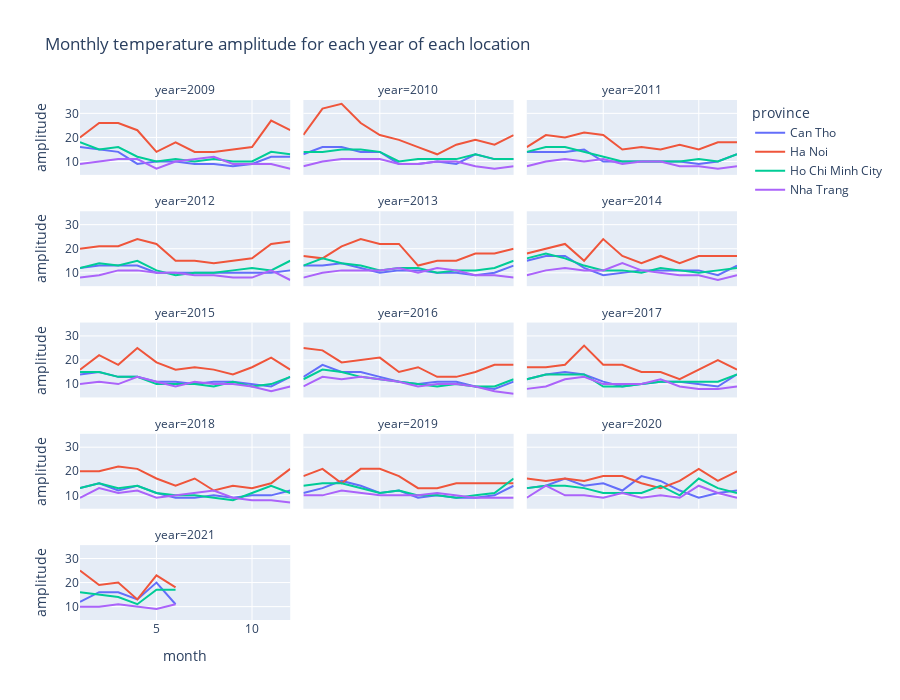

Notebook code cell kept with this figure:
### Code cell
fig = px.line(
    df_grouped[df_grouped['province'].isin(['Ha Noi', 'Ho Chi Minh City', 'Can Tho', 'Nha Trang'])],
    x='month', 
    y='amplitude',
    color='province', 
    facet_col='year', 
    facet_col_wrap=3, 
    title='Monthly temperature amplitude for each year of each location',
    height=700)

fig.show()

### Figure 1 — Plotly figure (JSON) as saved in the notebook; plotly's stock layout.template omitted (floating-point values rounded to 4 significant figures)
{"data": [{"hovertemplate": "province=Can Tho<br>year=2009<br>month=%{x}<br>amplitude=%{y}<extra></extra>", "legendgroup": "Can Tho", "line": {"color": "#636efa", "dash": "solid"}, "marker": {"symbol": "circle"}, "mode": "lines", "name": "Can Tho", "orientation": "v", "showlegend": true, "type": "scatter", "x": [1, 2, 3, 4, 5, 6, 7, 8, 9, 10, 11, 12], "xaxis": "x13", "y": [16, 15, 14, 9, 10, 10, 9, 9, 8, 9, 12, 12], "yaxis": "y13"}, {"hovertemplate": "province=Can Tho<br>year=2010<br>month=%{x}<br>amplitude=%{y}<extra></extra>", "legendgroup": "Can Tho", "line": {"color": "#636efa", "dash": "solid"}, "marker": {"symbol": "circle"}, "mode": "lines", "name": "Can Tho", "orientation": "v", "showlegend": false, "type": "scatter", "x": [1, 2, 3, 4, 5, 6, 7, 8, 9, 10, 11, 12], "xaxis": "x14", "y": [13, 16, 16, 14, 14, 9, 9, 10, 9, 13, 11, 11], "yaxis": "y14"}, {"hovertemplate": "province=Can Tho<br>year=2011<br>month=%{x}<br>amplitude=%{y}<extra></extra>", "legendgroup": "Can Tho", "line": {"color": "#636efa", "dash": "solid"}, "marker": {"symbol": "circle"}, "mode": "lines", "name": "Can Tho", "orientation": "v", "showlegend": false, "type": "scatter", "x": [1, 2, 3, 4, 5, 6, 7, 8, 9, 10, 11, 12], "xaxis": "x15", "y": [14, 14, 14, 15, 10, 10, 10, 10, 10, 9, 10, 13], "yaxis": "y15"}, {"hovertemplate": "province=Can Tho<br>year=2012<br>month=%{x}<br>amplitude=%{y}<extra></extra>", "legendgroup": "Can Tho", "line": {"color": "#636efa", "dash": "solid"}, "marker": {"symbol": "circle"}, "mode": "lines", "name": "Can Tho", "orientation": "v", "showlegend": false, "type": "scatter", "x": [1, 2, 3, 4, 5, 6, 7, 8, 9, 10, 11, 12], "xaxis": "x10", "y": [12, 13, 13, 13, 10, 10, 10, 10, 10, 10, 10, 11], "yaxis": "y10"}, {"hovertemplate": "province=Can Tho<br>year=2013<br>month=%{x}<br>amplitude=%{y}<extra></extra>", "legendgroup": "Can Tho", "line": {"color": "#636efa", "dash": "solid"}, "marker": {"symbol": "circle"}, "mode": "lines", "name": "Can Tho", "orientation": "v", "showlegend": false, "type": "scatter", "x": [1, 2, 3, 4, 5, 6, 7, 8, 9, 10, 11, 12], "xaxis": "x11", "y": [13, 13, 14, 12, 10, 11, 11, 10, 10, 9, 10, 13], "yaxis": "y11"}, {"hovertemplate": "province=Can Tho<br>year=2014<br>month=%{x}<br>amplitude=%{y}<extra></extra>", "legendgroup": "Can Tho", "line": {"color": "#636efa", "dash": "solid"}, "marker": {"symbol": "circle"}, "mode": "lines", "name": "Can Tho", "orientation": "v", "showlegend": false, "type": "scatter", "x": [1, 2, 3, 4, 5, 6, 7, 8, 9, 10, 11, 12], "xaxis": "x12", "y": [15, 17, 17, 12, 9, 10, 11, 11, 11, 11, 9, 13], "yaxis": "y12"}, {"hovertemplate": "province=Can Tho<br>year=2015<br>month=%{x}<br>amplitude=%{y}<extra></extra>", "legendgroup": "Can Tho", "line": {"color": "#636efa", "dash": "solid"}, "marker": {"symbol": "circle"}, "mode": "lines", "name": "Can Tho", "orientation": "v", "showlegend": false, "type": "scatter", "x": [1, 2, 3, 4, 5, 6, 7, 8, 9, 10, 11, 12], "xaxis": "x7", "y": [14, 15, 13, 13, 11, 11, 10, 11, 11, 10, 9, 13], "yaxis": "y7"}, {"hovertemplate": "province=Can Tho<br>year=2016<br>month=%{x}<br>amplitude=%{y}<extra></extra>", "legendgroup": "Can Tho", "line": {"color": "#636efa", "dash": "solid"}, "marker": {"symbol": "circle"}, "mode": "lines", "name": "Can Tho", "orientation": "v", "showlegend": false, "type": "scatter", "x": [1, 2, 3, 4, 5, 6, 7, 8, 9, 10, 11, 12], "xaxis": "x8", "y": [13, 18, 15, 15, 13, 11, 10, 11, 11, 9, 8, 11], "yaxis": "y8"}, {"hovertemplate": "province=Can Tho<br>year=2017<br>month=%{x}<br>amplitude=%{y}<extra></extra>", "legendgroup": "Can Tho", "line": {"color": "#636efa", "dash": "solid"}, "marker": {"symbol": "circle"}, "mode": "lines", "name": "Can Tho", "orientation": "v", "showlegend": false, "type": "scatter", "x": [1, 2, 3, 4, 5, 6, 7, 8, 9, 10, 11, 12], "xaxis": "x9", "y": [12, 14, 15, 14, 11, 9, 10, 11, 11, 10, 9, 14], "yaxis": "y9"}, {"hovertemplate": "province=Can Tho<br>year=2018<br>month=%{x}<br>amplitude=%{y}<extra></extra>", "legendgroup": "Can Tho", "line": {"color": "#636efa", "dash": "solid"}, "marker": {"symbol": "circle"}, "mode": "lines", "name": "Can Tho", "orientation": "v", "showlegend": false, "type": "scatter", "x": [1, 2, 3, 4, 5, 6, 7, 8, 9, 10, 11, 12], "xaxis": "x4", "y": [13, 15, 12, 14, 11, 9, 9, 10, 9, 10, 10, 12], "yaxis": "y4"}, {"hovertemplate": "province=Can Tho<br>year=2019<br>month=%{x}<br>amplitude=%{y}<extra></extra>", "legendgroup": "Can Tho", "line": {"color": "#636efa", "dash": "solid"}, "marker": {"symbol": "circle"}, "mode": "lines", "name": "Can Tho", "orientation": "v", "showlegend": false, "type": "scatter", "x": [1, 2, 3, 4, 5, 6, 7, 8, 9, 10, 11, 12], "xaxis": "x5", "y": [11, 13, 16, 14, 11, 12, 9, 10, 9, 9, 10, 14], "yaxis": "y5"}, {"hovertemplate": "province=Can Tho<br>year=2020<br>month=%{x}<br>amplitude=%{y}<extra></extra>", "legendgroup": "Can Tho", "line": {"color": "#636efa", "dash": "solid"}, "marker": {"symbol": "circle"}, "mode": "lines", "name": "Can Tho", "orientation": "v", "showlegend": false, "type": "scatter", "x": [1, 2, 3, 4, 5, 6, 7, 8, 9, 10, 11, 12], "xaxis": "x6", "y": [13, 14, 17, 14, 15, 12, 18, 16, 12, 9, 11, 12], "yaxis": "y6"}, {"hovertemplate": "province=Can Tho<br>year=2021<br>month=%{x}<br>amplitude=%{y}<extra></extra>", "legendgroup": "Can Tho", "line": {"color": "#636efa", "dash": "solid"}, "marker": {"symbol": "circle"}, "mode": "lines", "name": "Can Tho", "orientation": "v", "showlegend": false, "type": "scatter", "x": [1, 2, 3, 4, 5, 6], "xaxis": "x", "y": [12, 16, 16, 13, 20, 11], "yaxis": "y"}, {"hovertemplate": "province=Ha Noi<br>year=2009<br>month=%{x}<br>amplitude=%{y}<extra></extra>", "legendgroup": "Ha Noi", "line": {"color": "#EF553B", "dash": "solid"}, "marker": {"symbol": "circle"}, "mode": "lines", "name": "Ha Noi", "orientation": "v", "showlegend": true, "type": "scatter", "x": [1, 2, 3, 4, 5, 6, 7, 8, 9, 10, 11, 12], "xaxis": "x13", "y": [20, 26, 26, 23, 14, 18, 14, 14, 15, 16, 27, 23], "yaxis": "y13"}, {"hovertemplate": "province=Ha Noi<br>year=2010<br>month=%{x}<br>amplitude=%{y}<extra></extra>", "legendgroup": "Ha Noi", "line": {"color": "#EF553B", "dash": "solid"}, "marker": {"symbol": "circle"}, "mode": "lines", "name": "Ha Noi", "orientation": "v", "showlegend": false, "type": "scatter", "x": [1, 2, 3, 4, 5, 6, 7, 8, 9, 10, 11, 12], "xaxis": "x14", "y": [21, 32, 34, 26, 21, 19, 16, 13, 17, 19, 17, 21], "yaxis": "y14"}, {"hovertemplate": "province=Ha Noi<br>year=2011<br>month=%{x}<br>amplitude=%{y}<extra></extra>", "legendgroup": "Ha Noi", "line": {"color": "#EF553B", "dash": "solid"}, "marker": {"symbol": "circle"}, "mode": "lines", "name": "Ha Noi", "orientation": "v", "showlegend": false, "type": "scatter", "x": [1, 2, 3, 4, 5, 6, 7, 8, 9, 10, 11, 12], "xaxis": "x15", "y": [16, 21, 20, 22, 21, 15, 16, 15, 17, 15, 18, 18], "yaxis": "y15"}, {"hovertemplate": "province=Ha Noi<br>year=2012<br>month=%{x}<br>amplitude=%{y}<extra></extra>", "legendgroup": "Ha Noi", "line": {"color": "#EF553B", "dash": "solid"}, "marker": {"symbol": "circle"}, "mode": "lines", "name": "Ha Noi", "orientation": "v", "showlegend": false, "type": "scatter", "x": [1, 2, 3, 4, 5, 6, 7, 8, 9, 10, 11, 12], "xaxis": "x10", "y": [20, 21, 21, 24, 22, 15, 15, 14, 15, 16, 22, 23], "yaxis": "y10"}, {"hovertemplate": "province=Ha Noi<br>year=2013<br>month=%{x}<br>amplitude=%{y}<extra></extra>", "legendgroup": "Ha Noi", "line": {"color": "#EF553B", "dash": "solid"}, "marker": {"symbol": "circle"}, "mode": "lines", "name": "Ha Noi", "orientation": "v", "showlegend": false, "type": "scatter", "x": [1, 2, 3, 4, 5, 6, 7, 8, 9, 10, 11, 12], "xaxis": "x11", "y": [17, 16, 21, 24, 22, 22, 13, 15, 15, 18, 18, 20], "yaxis": "y11"}, {"hovertemplate": "province=Ha Noi<br>year=2014<br>month=%{x}<br>amplitude=%{y}<extra></extra>", "legendgroup": "Ha Noi", "line": {"color": "#EF553B", "dash": "solid"}, "marker": {"symbol": "circle"}, "mode": "lines", "name": "Ha Noi", "orientation": "v", "showlegend": false, "type": "scatter", "x": [1, 2, 3, 4, 5, 6, 7, 8, 9, 10, 11, 12], "xaxis": "x12", "y": [18, 20, 22, 15, 24, 17, 14, 17, 14, 17, 17, 17], "yaxis": "y12"}, {"hovertemplate": "province=Ha Noi<br>year=2015<br>month=%{x}<br>amplitude=%{y}<extra></extra>", "legendgroup": "Ha Noi", "line": {"color": "#EF553B", "dash": "solid"}, "marker": {"symbol": "circle"}, "mode": "lines", "name": "Ha Noi", "orientation": "v", "showlegend": false, "type": "scatter", "x": [1, 2, 3, 4, 5, 6, 7, 8, 9, 10, 11, 12], "xaxis": "x7", "y": [16, 22, 18, 25, 19, 16, 17, 16, 14, 17, 21, 16], "yaxis": "y7"}, {"hovertemplate": "province=Ha Noi<br>year=2016<br>month=%{x}<br>amplitude=%{y}<extra></extra>", "legendgroup": "Ha Noi", "line": {"color": "#EF553B", "dash": "solid"}, "marker": {"symbol": "circle"}, "mode": "lines", "name": "Ha Noi", "orientation": "v", "showlegend": false, "type": "scatter", "x": [1, 2, 3, 4, 5, 6, 7, 8, 9, 10, 11, 12], "xaxis": "x8", "y": [25, 24, 19, 20, 21, 15, 17, 13, 13, 15, 18, 18], "yaxis": "y8"}, {"hovertemplate": "province=Ha Noi<br>year=2017<br>month=%{x}<br>amplitude=%{y}<extra></extra>", "legendgroup": "Ha Noi", "line": {"color": "#EF553B", "dash": "solid"}, "marker": {"symbol": "circle"}, "mode": "lines", "name": "Ha Noi", "orientation": "v", "showlegend": false, "type": "scatter", "x": [1, 2, 3, 4, 5, 6, 7, 8, 9, 10, 11, 12], "xaxis": "x9", "y": [17, 17, 18, 26, 18, 18, 15, 15, 12, 16, 20, 16], "yaxis": "y9"}, {"hovertemplate": "province=Ha Noi<br>year=2018<br>month=%{x}<br>amplitude=%{y}<extra></extra>", "legendgroup": "Ha Noi", "line": {"color": "#EF553B", "dash": "solid"}, "marker": {"symbol": "circle"}, "mode": "lines", "name": "Ha Noi", "orientation": "v", "showlegend": false, "type": "scatter", "x": [1, 2, 3, 4, 5, 6, 7, 8, 9, 10, 11, 12], "xaxis": "x4", "y": [20, 20, 22, 21, 17, 14, 17, 12, 14, 13, 15, 21], "yaxis": "y4"}, {"hovertemplate": "province=Ha Noi<br>year=2019<br>month=%{x}<br>amplitude=%{y}<extra></extra>", "legendgroup": "Ha Noi", "line": {"color": "#EF553B", "dash": "solid"}, "marker": {"symbol": "circle"}, "mode": "lines", "name": "Ha Noi", "orientation": "v", "showlegend": false, "type": "scatter", "x": [1, 2, 3, 4, 5, 6, 7, 8, 9, 10, 11, 12], "xaxis": "x5", "y": [18, 21, 15, 21, 21, 18, 13, 13, 15, 15, 15, 15], "yaxis": "y5"}, {"hovertemplate": "province=Ha Noi<br>year=2020<br>month=%{x}<br>amplitude=%{y}<extra></extra>", "legendgroup": "Ha Noi", "line": {"color": "#EF553B", "dash": "solid"}, "marker": {"symbol": "circle"}, "mode": "lines", "name": "Ha Noi", "orientation": "v", "showlegend": false, "type": "scatter", "x": [1, 2, 3, 4, 5, 6, 7, 8, 9, 10, 11, 12], "xaxis": "x6", "y": [17, 16, 17, 16, 18, 18, 15, 13, 16, 21, 16, 20], "yaxis": "y6"}, {"hovertemplate": "province=Ha Noi<br>year=2021<br>month=%{x}<br>amplitude=%{y}<extra></extra>", "legendgroup": "Ha Noi", "line": {"color": "#EF553B", "dash": "solid"}, "marker": {"symbol": "circle"}, "mode": "lines", "name": "Ha Noi", "orientation": "v", "showlegend": false, "type": "scatter", "x": [1, 2, 3, 4, 5, 6], "xaxis": "x", "y": [25, 19, 20, 13, 23, 18], "yaxis": "y"}, {"hovertemplate": "province=Ho Chi Minh City<br>year=2009<br>month=%{x}<br>amplitude=%{y}<extra></extra>", "legendgroup": "Ho Chi Minh City", "line": {"color": "#00cc96", "dash": "solid"}, "marker": {"symbol": "circle"}, "mode": "lines", "name": "Ho Chi Minh City", "orientation": "v", "showlegend": true, "type": "scatter", "x": [1, 2, 3, 4, 5, 6, 7, 8, 9, 10, 11, 12], "xaxis": "x13", "y": [18, 15, 16, 12, 10, 11, 10, 11, 10, 10, 14, 13], "yaxis": "y13"}, {"hovertemplate": "province=Ho Chi Minh City<br>year=2010<br>month=%{x}<br>amplitude=%{y}<extra></extra>", "legendgroup": "Ho Chi Minh City", "line": {"color": "#00cc96", "dash": "solid"}, "marker": {"symbol": "circle"}, "mode": "lines", "name": "Ho Chi Minh City", "orientation": "v", "showlegend": false, "type": "scatter", "x": [1, 2, 3, 4, 5, 6, 7, 8, 9, 10, 11, 12], "xaxis": "x14", "y": [14, 14, 15, 15, 14, 10, 11, 11, 11, 13, 11, 11], "yaxis": "y14"}, {"hovertemplate": "province=Ho Chi Minh City<br>year=2011<br>month=%{x}<br>amplitude=%{y}<extra></extra>", "legendgroup": "Ho Chi Minh City", "line": {"color": "#00cc96", "dash": "solid"}, "marker": {"symbol": "circle"}, "mode": "lines", "name": "Ho Chi Minh City", "orientation": "v", "showlegend": false, "type": "scatter", "x": [1, 2, 3, 4, 5, 6, 7, 8, 9, 10, 11, 12], "xaxis": "x15", "y": [14, 16, 16, 14, 12, 10, 10, 10, 10, 11, 10, 13], "yaxis": "y15"}, {"hovertemplate": "province=Ho Chi Minh City<br>year=2012<br>month=%{x}<br>amplitude=%{y}<extra></extra>", "legendgroup": "Ho Chi Minh City", "line": {"color": "#00cc96", "dash": "solid"}, "marker": {"symbol": "circle"}, "mode": "lines", "name": "Ho Chi Minh City", "orientation": "v", "showlegend": false, "type": "scatter", "x": [1, 2, 3, 4, 5, 6, 7, 8, 9, 10, 11, 12], "xaxis": "x10", "y": [12, 14, 13, 15, 11, 9, 10, 10, 11, 12, 11, 15], "yaxis": "y10"}, {"hovertemplate": "province=Ho Chi Minh City<br>year=2013<br>month=%{x}<br>amplitude=%{y}<extra></extra>", "legendgroup": "Ho Chi Minh City", "line": {"color": "#00cc96", "dash": "solid"}, "marker": {"symbol": "circle"}, "mode": "lines", "name": "Ho Chi Minh City", "orientation": "v", "showlegend": false, "type": "scatter", "x": [1, 2, 3, 4, 5, 6, 7, 8, 9, 10, 11, 12], "xaxis": "x11", "y": [13, 16, 14, 13, 11, 12, 12, 10, 11, 11, 12, 15], "yaxis": "y11"}, {"hovertemplate": "province=Ho Chi Minh City<br>year=2014<br>month=%{x}<br>amplitude=%{y}<extra></extra>", "legendgroup": "Ho Chi Minh City", "line": {"color": "#00cc96", "dash": "solid"}, "marker": {"symbol": "circle"}, "mode": "lines", "name": "Ho Chi Minh City", "orientation": "v", "showlegend": false, "type": "scatter", "x": [1, 2, 3, 4, 5, 6, 7, 8, 9, 10, 11, 12], "xaxis": "x12", "y": [16, 18, 16, 13, 11, 11, 10, 12, 11, 10, 11, 12], "yaxis": "y12"}, {"hovertemplate": "province=Ho Chi Minh City<br>year=2015<br>month=%{x}<br>amplitude=%{y}<extra></extra>", "legendgroup": "Ho Chi Minh City", "line": {"color": "#00cc96", "dash": "solid"}, "marker": {"symbol": "circle"}, "mode": "lines", "name": "Ho Chi Minh City", "orientation": "v", "showlegend": false, "type": "scatter", "x": [1, 2, 3, 4, 5, 6, 7, 8, 9, 10, 11, 12], "xaxis": "x7", "y": [15, 15, 13, 13, 10, 10, 10, 9, 11, 9, 10, 13], "yaxis": "y7"}, {"hovertemplate": "province=Ho Chi Minh City<br>year=2016<br>month=%{x}<br>amplitude=%{y}<extra></extra>", "legendgroup": "Ho Chi Minh City", "line": {"color": "#00cc96", "dash": "solid"}, "marker": {"symbol": "circle"}, "mode": "lines", "name": "Ho Chi Minh City", "orientation": "v", "showlegend": false, "type": "scatter", "x": [1, 2, 3, 4, 5, 6, 7, 8, 9, 10, 11, 12], "xaxis": "x8", "y": [12, 16, 15, 13, 12, 11, 10, 9, 10, 9, 9, 12], "yaxis": "y8"}, {"hovertemplate": "province=Ho Chi Minh City<br>year=2017<br>month=%{x}<br>amplitude=%{y}<extra></extra>", "legendgroup": "Ho Chi Minh City", "line": {"color": "#00cc96", "dash": "solid"}, "marker": {"symbol": "circle"}, "mode": "lines", "name": "Ho Chi Minh City", "orientation": "v", "showlegend": false, "type": "scatter", "x": [1, 2, 3, 4, 5, 6, 7, 8, 9, 10, 11, 12], "xaxis": "x9", "y": [12, 14, 14, 14, 9, 9, 10, 11, 11, 11, 11, 14], "yaxis": "y9"}, {"hovertemplate": "province=Ho Chi Minh City<br>year=2018<br>month=%{x}<br>amplitude=%{y}<extra></extra>", "legendgroup": "Ho Chi Minh City", "line": {"color": "#00cc96", "dash": "solid"}, "marker": {"symbol": "circle"}, "mode": "lines", "name": "Ho Chi Minh City", "orientation": "v", "showlegend": false, "type": "scatter", "x": [1, 2, 3, 4, 5, 6, 7, 8, 9, 10, 11, 12], "xaxis": "x4", "y": [13, 15, 13, 14, 11, 10, 10, 9, 8, 11, 14, 11], "yaxis": "y4"}, {"hovertemplate": "province=Ho Chi Minh City<br>year=2019<br>month=%{x}<br>amplitude=%{y}<extra></extra>", "legendgroup": "Ho Chi Minh City", "line": {"color": "#00cc96", "dash": "solid"}, "marker": {"symbol": "circle"}, "mode": "lines", "name": "Ho Chi Minh City", "orientation": "v", "showlegend": false, "type": "scatter", "x": [1, 2, 3, 4, 5, 6, 7, 8, 9, 10, 11, 12], "xaxis": "x5", "y": [14, 15, 15, 13, 11, 12, 10, 10, 9, 10, 11, 17], "yaxis": "y5"}, {"hovertemplate": "province=Ho Chi Minh City<br>year=2020<br>month=%{x}<br>amplitude=%{y}<extra></extra>", "legendgroup": "Ho Chi Minh City", "line": {"color": "#00cc96", "dash": "solid"}, "marker": {"symbol": "circle"}, "mode": "lines", "name": "Ho Chi Minh City", "orientation": "v", "showlegend": false, "type": "scatter", "x": [1, 2, 3, 4, 5, 6, 7, 8, 9, 10, 11, 12], "xaxis": "x6", "y": [13, 14, 14, 13, 11, 11, 11, 14, 10, 17, 13, 11], "yaxis": "y6"}, {"hovertemplate": "province=Ho Chi Minh City<br>year=2021<br>month=%{x}<br>amplitude=%{y}<extra></extra>", "legendgroup": "Ho Chi Minh City", "line": {"color": "#00cc96", "dash": "solid"}, "marker": {"symbol": "circle"}, "mode": "lines", "name": "Ho Chi Minh City", "orientation": "v", "showlegend": false, "type": "scatter", "x": [1, 2, 3, 4, 5, 6], "xaxis": "x", "y": [16, 15, 14, 11, 17, 17], "yaxis": "y"}, {"hovertemplate": "province=Nha Trang<br>year=2009<br>month=%{x}<br>amplitude=%{y}<extra></extra>", "legendgroup": "Nha Trang", "line": {"color": "#ab63fa", "dash": "solid"}, "marker": {"symbol": "circle"}, "mode": "lines", "name": "Nha Trang", "orientation": "v", "showlegend": true, "type": "scatter", "x": [1, 2, 3, 4, 5, 6, 7, 8, 9, 10, 11, 12], "xaxis": "x13", "y": [9, 10, 11, 11, 7, 10, 11, 12, 9, 9, 9, 7], "yaxis": "y13"}, {"hovertemplate": "province=Nha Trang<br>year=2010<br>month=%{x}<br>amplitude=%{y}<extra></extra>", "legendgroup": "Nha Trang", "line": {"color": "#ab63fa", "dash": "solid"}, "marker": {"symbol": "circle"}, "mode": "lines", "name": "Nha Trang", "orientation": "v", "showlegend": false, "type": "scatter", "x": [1, 2, 3, 4, 5, 6, 7, 8, 9, 10, 11, 12], "xaxis": "x14", "y": [8, 10, 11, 11, 11, 9, 9, 10, 10, 8, 7, 8], "yaxis": "y14"}, {"hovertemplate": "province=Nha Trang<br>year=2011<br>month=%{x}<br>amplitude=%{y}<extra></extra>", "legendgroup": "Nha Trang", "line": {"color": "#ab63fa", "dash": "solid"}, "marker": {"symbol": "circle"}, "mode": "lines", "name": "Nha Trang", "orientation": "v", "showlegend": false, "type": "scatter", "x": [1, 2, 3, 4, 5, 6, 7, 8, 9, 10, 11, 12], "xaxis": "x15", "y": [8, 10, 11, 10, 11, 9, 10, 10, 8, 8, 7, 8], "yaxis": "y15"}, {"hovertemplate": "province=Nha Trang<br>year=2012<br>month=%{x}<br>amplitude=%{y}<extra></extra>", "legendgroup": "Nha Trang", "line": {"color": "#ab63fa", "dash": "solid"}, "marker": {"symbol": "circle"}, "mode": "lines", "name": "Nha Trang", "orientation": "v", "showlegend": false, "type": "scatter", "x": [1, 2, 3, 4, 5, 6, 7, 8, 9, 10, 11, 12], "xaxis": "x10", "y": [8, 9, 11, 11, 10, 10, 9, 9, 8, 8, 11, 7], "yaxis": "y10"}, {"hovertemplate": "province=Nha Trang<br>year=2013<br>month=%{x}<br>amplitude=%{y}<extra></extra>", "legendgroup": "Nha Trang", "line": {"color": "#ab63fa", "dash": "solid"}, "marker": {"symbol": "circle"}, "mode": "lines", "name": "Nha Trang", "orientation": "v", "showlegend": false, "type": "scatter", "x": [1, 2, 3, 4, 5, 6, 7, 8, 9, 10, 11, 12], "xaxis": "x11", "y": [8, 10, 11, 11, 11, 12, 10, 12, 11, 9, 9, 8], "yaxis": "y11"}, {"hovertemplate": "province=Nha Trang<br>year=2014<br>month=%{x}<br>amplitude=%{y}<extra></extra>", "legendgroup": "Nha Trang", "line": {"color": "#ab63fa", "dash": "solid"}, "marker": {"symbol": "circle"}, "mode": "lines", "name": "Nha Trang", "orientation": "v", "showlegend": false, "type": "scatter", "x": [1, 2, 3, 4, 5, 6, 7, 8, 9, 10, 11, 12], "xaxis": "x12", "y": [9, 11, 12, 11, 11, 14, 11, 10, 9, 9, 7, 9], "yaxis": "y12"}, {"hovertemplate": "province=Nha Trang<br>year=2015<br>month=%{x}<br>amplitude=%{y}<extra></extra>", "legendgroup": "Nha Trang", "line": {"color": "#ab63fa", "dash": "solid"}, "marker": {"symbol": "circle"}, "mode": "lines", "name": "Nha Trang", "orientation": "v", "showlegend": false, "type": "scatter", "x": [1, 2, 3, 4, 5, 6, 7, 8, 9, 10, 11, 12], "xaxis": "x7", "y": [10, 11, 10, 13, 11, 9, 11, 10, 10, 9, 7, 9], "yaxis": "y7"}, {"hovertemplate": "province=Nha Trang<br>year=2016<br>month=%{x}<br>amplitude=%{y}<extra></extra>", "legendgroup": "Nha Trang", "line": {"color": "#ab63fa", "dash": "solid"}, "marker": {"symbol": "circle"}, "mode": "lines", "name": "Nha Trang", "orientation": "v", "showlegend": false, "type": "scatter", "x": [1, 2, 3, 4, 5, 6, 7, 8, 9, 10, 11, 12], "xaxis": "x8", "y": [9, 13, 12, 13, 12, 11, 9, 10, 10, 9, 7, 6], "yaxis": "y8"}, {"hovertemplate": "province=Nha Trang<br>year=2017<br>month=%{x}<br>amplitude=%{y}<extra></extra>", "legendgroup": "Nha Trang", "line": {"color": "#ab63fa", "dash": "solid"}, "marker": {"symbol": "circle"}, "mode": "lines", "name": "Nha Trang", "orientation": "v", "showlegend": false, "type": "scatter", "x": [1, 2, 3, 4, 5, 6, 7, 8, 9, 10, 11, 12], "xaxis": "x9", "y": [8, 9, 12, 13, 10, 10, 10, 12, 9, 8, 8, 9], "yaxis": "y9"}, {"hovertemplate": "province=Nha Trang<br>year=2018<br>month=%{x}<br>amplitude=%{y}<extra></extra>", "legendgroup": "Nha Trang", "line": {"color": "#ab63fa", "dash": "solid"}, "marker": {"symbol": "circle"}, "mode": "lines", "name": "Nha Trang", "orientation": "v", "showlegend": false, "type": "scatter", "x": [1, 2, 3, 4, 5, 6, 7, 8, 9, 10, 11, 12], "xaxis": "x4", "y": [9, 13, 11, 12, 9, 10, 11, 12, 9, 8, 8, 7], "yaxis": "y4"}, {"hovertemplate": "province=Nha Trang<br>year=2019<br>month=%{x}<br>amplitude=%{y}<extra></extra>", "legendgroup": "Nha Trang", "line": {"color": "#ab63fa", "dash": "solid"}, "marker": {"symbol": "circle"}, "mode": "lines", "name": "Nha Trang", "orientation": "v", "showlegend": false, "type": "scatter", "x": [1, 2, 3, 4, 5, 6, 7, 8, 9, 10, 11, 12], "xaxis": "x5", "y": [10, 10, 12, 11, 10, 10, 10, 11, 10, 9, 9, 9], "yaxis": "y5"}, {"hovertemplate": "province=Nha Trang<br>year=2020<br>month=%{x}<br>amplitude=%{y}<extra></extra>", "legendgroup": "Nha Trang", "line": {"color": "#ab63fa", "dash": "solid"}, "marker": {"symbol": "circle"}, "mode": "lines", "name": "Nha Trang", "orientation": "v", "showlegend": false, "type": "scatter", "x": [1, 2, 3, 4, 5, 6, 7, 8, 9, 10, 11, 12], "xaxis": "x6", "y": [9, 14, 10, 10, 9, 11, 9, 10, 9, 14, 11, 9], "yaxis": "y6"}, {"hovertemplate": "province=Nha Trang<br>year=2021<br>month=%{x}<br>amplitude=%{y}<extra></extra>", "legendgroup": "Nha Trang", "line": {"color": "#ab63fa", "dash": "solid"}, "marker": {"symbol": "circle"}, "mode": "lines", "name": "Nha Trang", "orientation": "v", "showlegend": false, "type": "scatter", "x": [1, 2, 3, 4, 5, 6], "xaxis": "x", "y": [10, 10, 11, 10, 9, 11], "yaxis": "y"}], "layout": {"annotations": [{"font": {}, "showarrow": false, "text": "year=2021", "x": 0.16, "xanchor": "center", "xref": "paper", "y": 0.144, "yanchor": "bottom", "yref": "paper"}, {"font": {}, "showarrow": false, "text": "year=2018", "x": 0.16, "xanchor": "center", "xref": "paper", "y": 0.358, "yanchor": "bottom", "yref": "paper"}, {"font": {}, "showarrow": false, "text": "year=2019", "x": 0.5, "xanchor": "center", "xref": "paper", "y": 0.358, "yanchor": "bottom", "yref": "paper"}, {"font": {}, "showarrow": false, "text": "year=2020", "x": 0.84, "xanchor": "center", "xref": "paper", "y": 0.358, "yanchor": "bottom", "yref": "paper"}, {"font": {}, "showarrow": false, "text": "year=2015", "x": 0.16, "xanchor": "center", "xref": "paper", "y": 0.572, "yanchor": "bottom", "yref": "paper"}, {"font": {}, "showarrow": false, "text": "year=2016", "x": 0.5, "xanchor": "center", "xref": "paper", "y": 0.572, "yanchor": "bottom", "yref": "paper"}, {"font": {}, "showarrow": false, "text": "year=2017", "x": 0.84, "xanchor": "center", "xref": "paper", "y": 0.572, "yanchor": "bottom", "yref": "paper"}, {"font": {}, "showarrow": false, "text": "year=2012", "x": 0.16, "xanchor": "center", "xref": "paper", "y": 0.786, "yanchor": "bottom", "yref": "paper"}, {"font": {}, "showarrow": false, "text": "year=2013", "x": 0.5, "xanchor": "center", "xref": "paper", "y": 0.786, "yanchor": "bottom", "yref": "paper"}, {"font": {}, "showarrow": false, "text": "year=2014", "x": 0.84, "xanchor": "center", "xref": "paper", "y": 0.786, "yanchor": "bottom", "yref": "paper"}, {"font": {}, "showarrow": false, "text": "year=2009", "x": 0.16, "xanchor": "center", "xref": "paper", "y": 1, "yanchor": "bottom", "yref": "paper"}, {"font": {}, "showarrow": false, "text": "year=2010", "x": 0.5, "xanchor": "center", "xref": "paper", "y": 1, "yanchor": "bottom", "yref": "paper"}, {"font": {}, "showarrow": false, "text": "year=2011", "x": 0.84, "xanchor": "center", "xref": "paper", "y": 1, "yanchor": "bottom", "yref": "paper"}], "height": 700, "legend": {"title": {"text": "province"}, "tracegroupgap": 0}, "title": {"text": "Monthly temperature amplitude for each year of each location"}, "xaxis": {"anchor": "y", "domain": [0, 0.32], "title": {"text": "month"}}, "xaxis10": {"anchor": "y10", "domain": [0, 0.32], "matches": "x", "showticklabels": false}, "xaxis11": {"anchor": "y11", "domain": [0.34, 0.66], "matches": "x", "showticklabels": false}, "xaxis12": {"anchor": "y12", "domain": [0.68, 1.0], "matches": "x", "showticklabels": false}, "xaxis13": {"anchor": "y13", "domain": [0, 0.32], "matches": "x", "showticklabels": false}, "xaxis14": {"anchor": "y14", "domain": [0.34, 0.66], "matches": "x", "showticklabels": false}, "xaxis15": {"anchor": "y15", "domain": [0.68, 1.0], "matches": "x", "showticklabels": false}, "xaxis2": {"anchor": "y2", "domain": [0.34, 0.66], "matches": "x", "title": {"text": "month"}}, "xaxis3": {"anchor": "y3", "domain": [0.68, 1.0], "matches": "x", "title": {"text": "month"}}, "xaxis4": {"anchor": "y4", "domain": [0, 0.32], "matches": "x", "showticklabels": false}, "xaxis5": {"anchor": "y5", "domain": [0.34, 0.66], "matches": "x", "showticklabels": false}, "xaxis6": {"anchor": "y6", "domain": [0.68, 1.0], "matches": "x", "showticklabels": false}, "xaxis7": {"anchor": "y7", "domain": [0, 0.32], "matches": "x", "showticklabels": false}, "xaxis8": {"anchor": "y8", "domain": [0.34, 0.66], "matches": "x", "showticklabels": false}, "xaxis9": {"anchor": "y9", "domain": [0.68, 1.0], "matches": "x", "showticklabels": false}, "yaxis": {"anchor": "x", "domain": [0, 0.144], "title": {"text": "amplitude"}}, "yaxis10": {"anchor": "x10", "domain": [0.642, 0.786], "matches": "y", "title": {"text": "amplitude"}}, "yaxis11": {"anchor": "x11", "domain": [0.642, 0.786], "matches": "y", "showticklabels": false}, "yaxis12": {"anchor": "x12", "domain": [0.642, 0.786], "matches": "y", "showticklabels": false}, "yaxis13": {"anchor": "x13", "domain": [0.856, 1], "matches": "y", "title": {"text": "amplitude"}}, "yaxis14": {"anchor": "x14", "domain": [0.856, 1], "matches": "y", "showticklabels": false}, "yaxis15": {"anchor": "x15", "domain": [0.856, 1], "matches": "y", "showticklabels": false}, "yaxis2": {"anchor": "x2", "domain": [0, 0.144], "matches": "y", "showticklabels": false}, "yaxis3": {"anchor": "x3", "domain": [0, 0.144], "matches": "y", "showticklabels": false}, "yaxis4": {"anchor": "x4", "domain": [0.214, 0.358], "matches": "y", "title": {"text": "amplitude"}}, "yaxis5": {"anchor": "x5", "domain": [0.214, 0.358], "matches": "y", "showticklabels": false}, "yaxis6": {"anchor": "x6", "domain": [0.214, 0.358], "matches": "y", "showticklabels": false}, "yaxis7": {"anchor": "x7", "domain": [0.428, 0.572], "matches": "y", "title": {"text": "amplitude"}}, "yaxis8": {"anchor": "x8", "domain": [0.428, 0.572], "matches": "y", "showticklabels": false}, "yaxis9": {"anchor": "x9", "domain": [0.428, 0.572], "matches": "y", "showticklabels": false}}}
